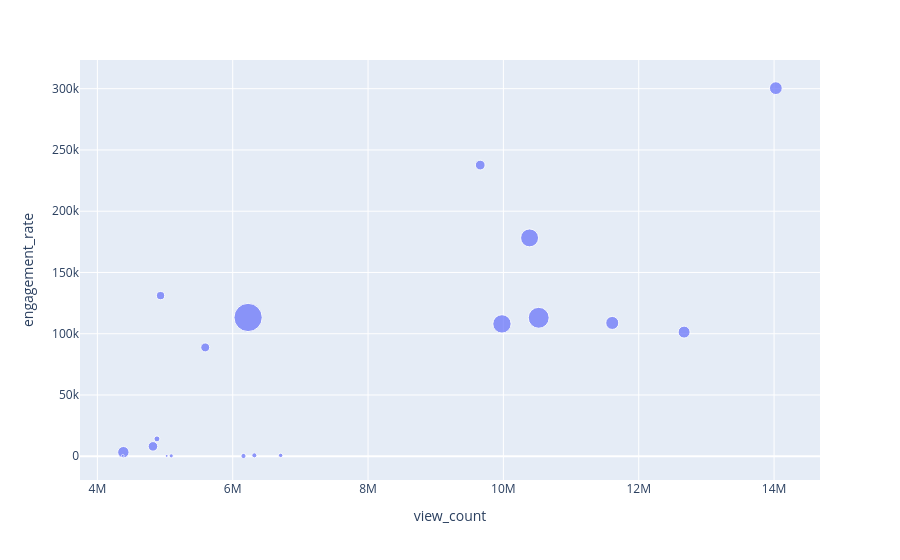

The notebook cell this image was saved under:
### Code cell
fig = px.scatter(
    result_df_analysis,
    x="view_count",
    y="engagement_rate",
    size="comment_count",
    hover_name="title",
    hover_data=[
        "channel",
        "published_at"
    ]
)

fig.show()

### Figure 1 — Plotly figure (JSON) as saved in the notebook; plotly's stock layout.template omitted (floating-point values rounded to 4 significant figures)
{"data": [{"customdata": [["호갱구조대", "2021-09-19T09:00:14Z"], ["헤이지니 Hey Jini", "2018-06-22T07:30:00Z"], ["톡톡시아 Toctocsia", "2025-05-20T09:01:47Z"], ["배스킨라빈스", "2024-05-24T01:00:08Z"], ["배스킨라빈스", "2024-07-31T07:20:21Z"], ["들똑노 [들으면 똑똑해지는 노래]", "2025-07-14T08:22:01Z"], ["채널M", "2022-04-22T06:24:45Z"], ["배스킨라빈스", "2022-04-04T02:16:28Z"], ["일분일초", "2025-09-23T11:00:37Z"], ["들똑노 [들으면 똑똑해지는 노래]", "2025-07-11T07:58:49Z"], ["쉐리 SHERRY", "2023-04-27T09:00:17Z"], ["생선꾹", "2025-05-15T05:30:21Z"], ["배스킨라빈스", "2023-04-29T03:35:36Z"], ["배스킨라빈스", "2023-03-31T11:04:32Z"], ["들똑노 [들으면 똑똑해지는 노래]", "2025-07-07T06:47:51Z"], ["츄베릅JMT", "2025-06-28T08:00:06Z"], ["앙찡", "2024-03-01T08:34:57Z"], ["배스킨라빈스", "2024-12-04T09:08:09Z"], ["배스킨라빈스", "2021-03-31T14:59:49Z"], ["배스킨라빈스", "2022-12-09T02:18:03Z"]], "hovertemplate": "<b>%{hovertext}</b><br><br>view_count=%{x}<br>engagement_rate=%{y}<br>comment_count=%{marker.size}<br>channel=%{customdata[0]}<br>published_at=%{customdata[1]}<extra></extra>", "hovertext": ["배스킨라빈스 가기전에 알아야될 꿀팁", "[강이 VS 지니] 배스킨라빈스31 아이스크림 복불복 랜덤 뽑기 챌린지 baskinrobbins Challenge - 지니", "베라 아이스크림 케이크!! (골라먹는 27큐브) Baskin robbins icecream cake!!", "[배스킨라빈스] 본편 | 배라 X싸이👩🏻🚀의 역대급 콜라봉 우주라이크봉봉🤎", "[배스킨라빈스] 풀버전 | 언빌리버블한😎 배라 X 싸이의 피치Pang 망고Pang Full 공개!", "배스킨라빈스 가장 퍼담기 어려운 메뉴?", "배스킨라빈스 새 로고 호vs불호?", "[배스킨라빈스] ‘딸기&#39;와 ‘쪼꼬’가 배라에 온 이유는? 우주에서 온 4월의 맛!_사랑에 빠진 외계인💗", "한국 베스킨라빈스에 충격받은 외국인", "어떤 메뉴가 가장 그리우신가요?", "ㅎㄷㄷ￼한 ￼미국 배스킨라빈스..", "배스킨라빈스에서 공포에 떨었던 이유", "[배스킨라빈스] 챗GPT의 두 번째 이야기, 시나모롤💙 두 개의 태양과 구름의 용사☀헬로키티의 이야기는 인스타그램에서 계속됩니다! (쿠키있음🍪)", "[배스킨라빈스] 지은이 챗GPT! 마멜과 쿠로미의 대모험! &#39;복숭아 원정대와 용의 눈물&#39;🍑", "배스킨라빈스 가장 &#39;안&#39; 팔리는 맛 알려주는 노래", "이 영상 보면 최애맛 적고가. 배스킨라빈스 아이스크림케이크 2종 먹방 모음zip | 먹방ASMR", "🍨배스킨라빈스 알바생의 특징을 알아보자. #알바탐구일지", "[배스킨라빈스] 본편 | WHAT YOU WANT FOR HOLIDAY", "[배스킨라빈스X라비] 누가 민초를 소수의 취향이라 하는가? 민초여 봉봉하라! 민트초코봉봉 _60s", "[배스킨라빈스] 우리가 사랑한 아이스크림 케이크(30&quot;)"], "legendgroup": "", "marker": {"color": "#636efa", "size": [1836, 0, 1081, 223, 288, 1605, 8990, 302, 3614, 3791, 897, 1905, 194, 95, 4905, 396, 755, 1025, 1453, 82], "sizemode": "area", "sizeref": 22.48, "symbol": "circle"}, "mode": "markers", "name": "", "orientation": "v", "showlegend": false, "type": "scatter", "x": [14026409, 7517469, 9657583, 6708767, 6319770, 12670432, 6227414, 6159415, 10386873, 9978920, 5593981, 11608781, 5091333, 5024632, 10522046, 4880556, 4933883, 4821643, 4384068, 4375657], "xaxis": "x", "y": [300400.0, 34600.0, 237700.0, 715.0, 752.0, 101300.0, 113300.0, 218.0, 178200.0, 108000.0, 88840.0, 108800.0, 327.0, 318.0, 113000.0, 14190.0, 131100.0, 8084.0, 3324.0, 336.0], "yaxis": "y"}], "layout": {"legend": {"itemsizing": "constant", "tracegroupgap": 0}, "margin": {"t": 60}, "xaxis": {"anchor": "y", "domain": [0, 1], "title": {"text": "view_count"}}, "yaxis": {"anchor": "x", "domain": [0, 1], "title": {"text": "engagement_rate"}}}}
